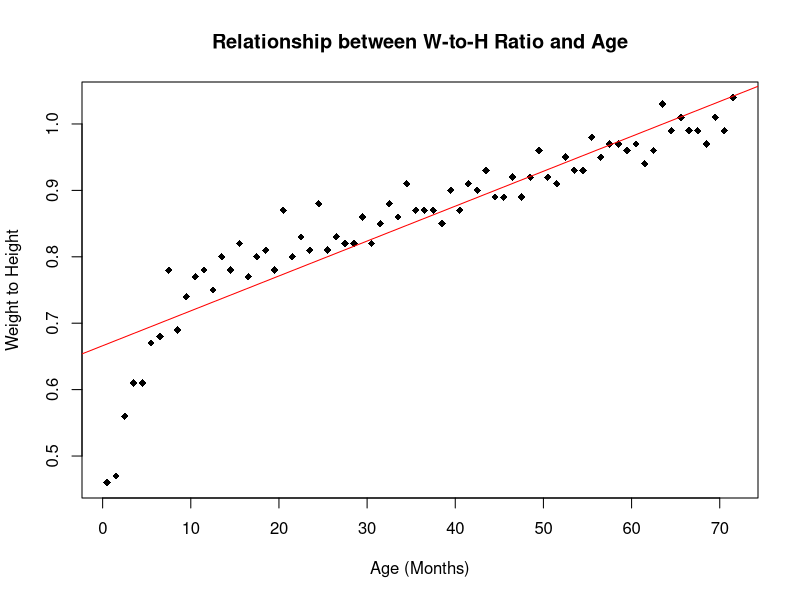
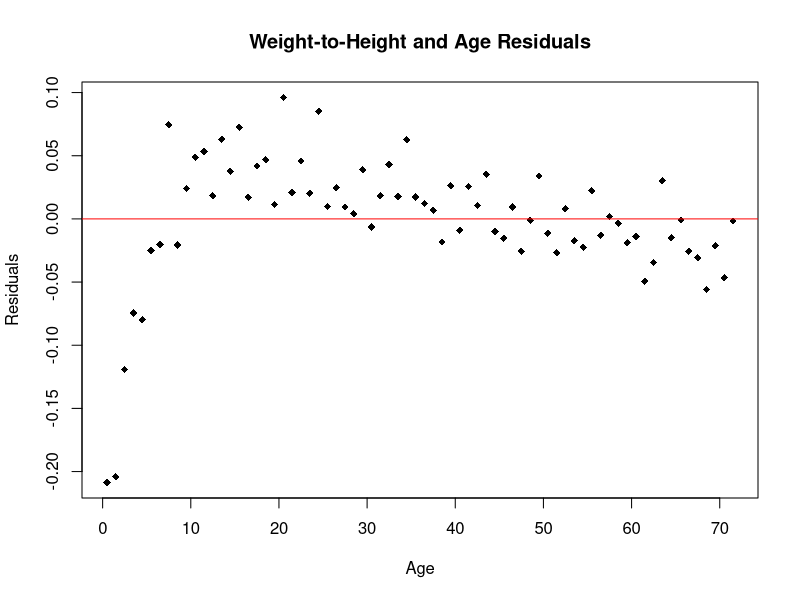
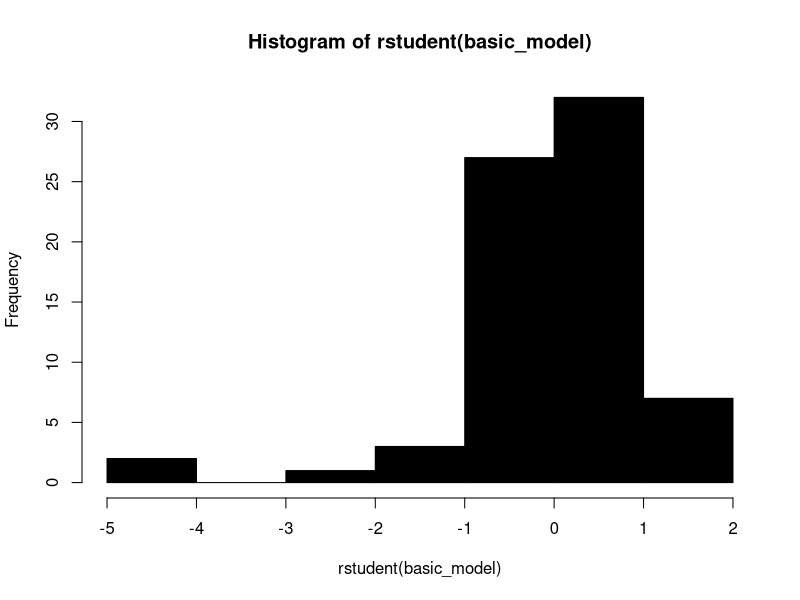
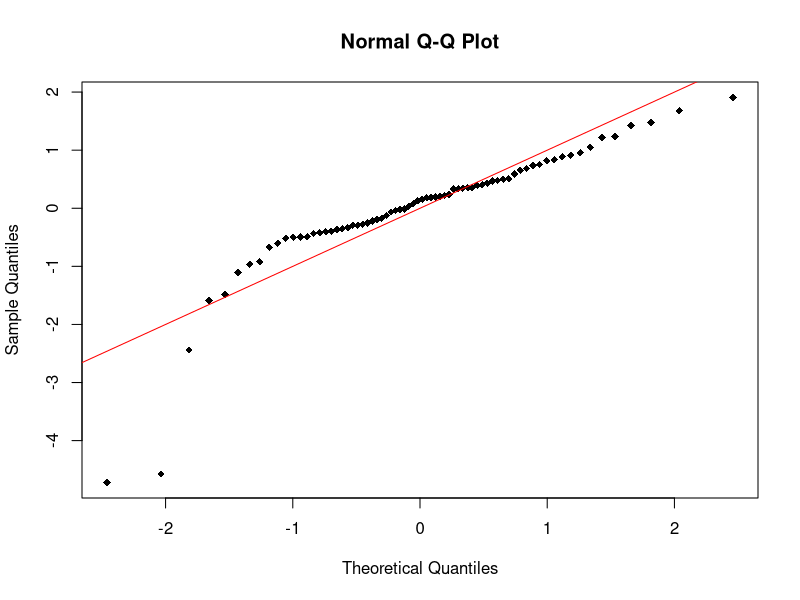
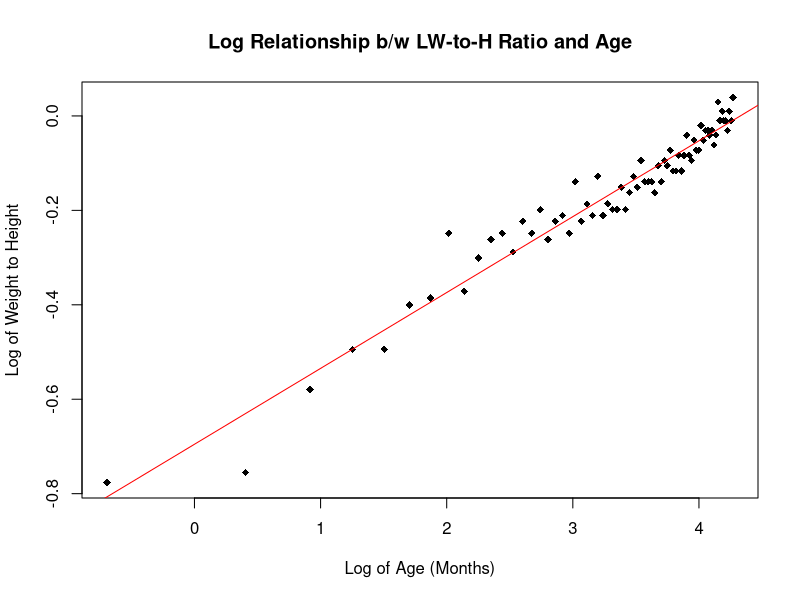
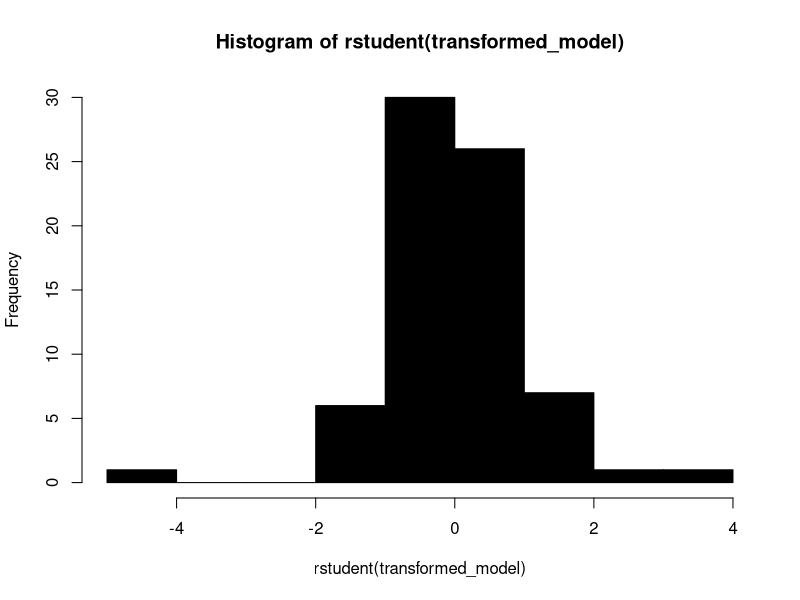
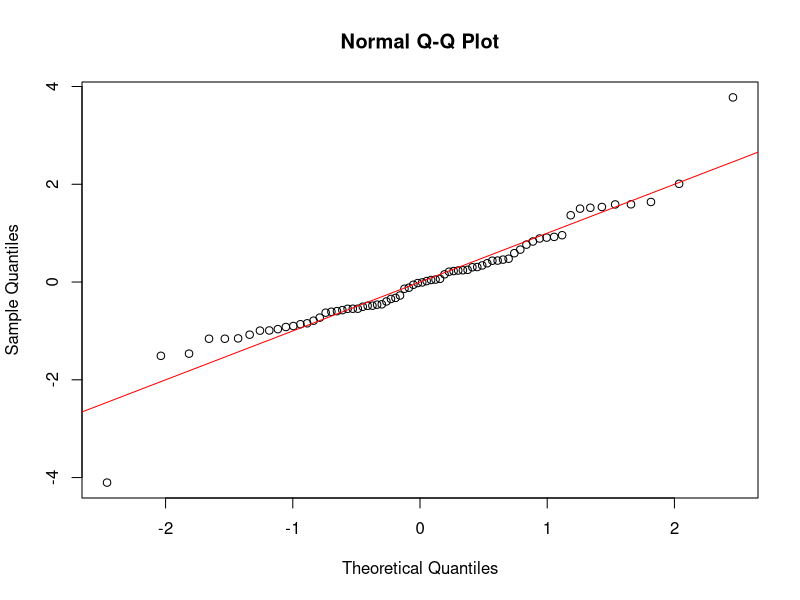
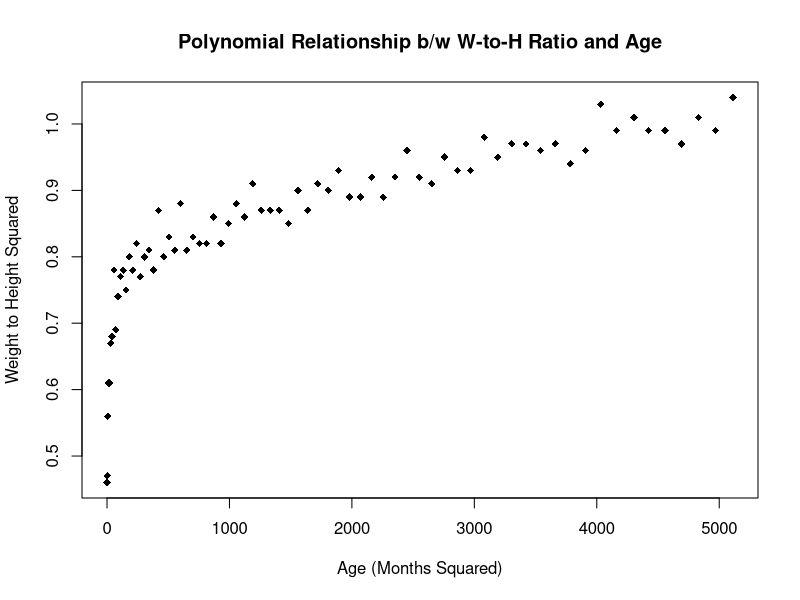

These charts were generated, in order, by the following R code: (Note: this script raises an error after producing the figures.)
nutrition = read.csv(file = "nutrition.csv")

### Basic Model ###
basic_relationship = nutrition$woh ~ nutrition$age
plot(
  basic_relationship,
  xlab = "Age (Months)",
  ylab = "Weight to Height",
  main = "Relationship between W-to-H Ratio and Age",
  pch = 18
)
basic_model = lm(formula = basic_relationship)
abline(basic_model, col=c("red"))
summary(basic_model)
anova(basic_model)

# Check the Model
residual_relationship = basic_model$residuals ~ nutrition$age
residual_model = lm(formula = residual_relationship)
plot(
  residual_relationship,
  xlab = "Age",
  ylab = "Residuals",
  main = "Weight-to-Height and Age Residuals",
  pch = 18
)
abline(residual_model, col=c("red"))
summary(residual_model)

hist(rstudent(basic_model), col = c("black"))
qqnorm(rstudent(basic_model), col = c("black"), pch = 18)
abline(a = 0, b = 1, col = c("red"))

### Transformed Model ###
transformed_relationship = log(nutrition$woh) ~ log(nutrition$age)
plot(
  transformed_relationship,
  xlab = "Log of Age (Months)",
  ylab = "Log of Weight to Height",
  main = "Log Relationship b/w LW-to-H Ratio and Age",
  pch = 18
)
transformed_model = lm(formula = transformed_relationship)
abline(transformed_model, col=c("red"))
anova(transformed_model)
summary(transformed_model)

# Check the model
hist(rstudent(transformed_model), col = c("black"))
qqnorm(rstudent(transformed_model), col = c("black"))
abline(a = 0, b = 1, col = c("red"))

### Polynomial Model ###
nutrition$age_squared = nutrition$age ^ 2
polynomial_relationship = nutrition$woh ~ nutrition$age + nutrition$age_squared
plot(
  nutrition$woh ~ nutrition$age_squared,
  xlab = "Age (Months Squared)",
  ylab = "Weight to Height Squared",
  main = "Polynomial Relationship b/w W-to-H Ratio and Age",
  pch = 18
)
polynomial_model = lm(formula = nutrition$woh ~ nutrition$age + nutrition$age_squared)
lines(age_squared,fitted(polynomial_model), col = c("red"))
summary(polynomial_model)
anova(polynomial_model)

hist(rstudent(polynomial_model), col = c("black"))
qqnorm(rstudent(polynomial_model), col = c("black"))
abline(a = 0, b = 1, col = c("red"))

# Dummy Model
nutrition$under_7 = as.numeric(nutrition$age < 7)
nutrition$mixed = nutrition$under_7 * nutrition$age
dummy_relationship = nutrition$woh ~
  nutrition$age +
  nutrition$under_7 +
  nutrition$mixed

plot(
  nutrition$woh ~ nutrition$age,
  xlab = "Age",
  ylab = "Weight to Height",
  main = "Relationship b/w W-to-H Ratio and Age using Dummy Vars",
  pch = 18
)
dummy_model = lm(dummy_relationship, data = nutrition)
lines(nutrition$age, fitted(dummy_model), col = c("red"))
summary(dummy_model)
anova(dummy_model)

# Check our Model
dummy_residuals_relationship = dummy_model$residuals ~ nutrition$age
plot(
  dummy_residuals_relationship,
  xlab = "Age",
  ylab = "Residuals",
  main = "Residuals of W-to-H Ratio and Age using Dummy Vars",
  pch = 18
)
abline(lm(dummy_residuals_relationship), col = c("red"))

hist(rstudent(polynomial_model), col = c("black"))
qqnorm(rstudent(polynomial_model), col = c("black"))
abline(a = 0, b = 1, col = c("red"))

# AIC
anova(basic_model, dummy_model)
model_aic = c(
  basic_model = extractAIC(basic_model)[2],
  dummy_model = extractAIC(dummy_model)[2]
)
print(model_aic)
